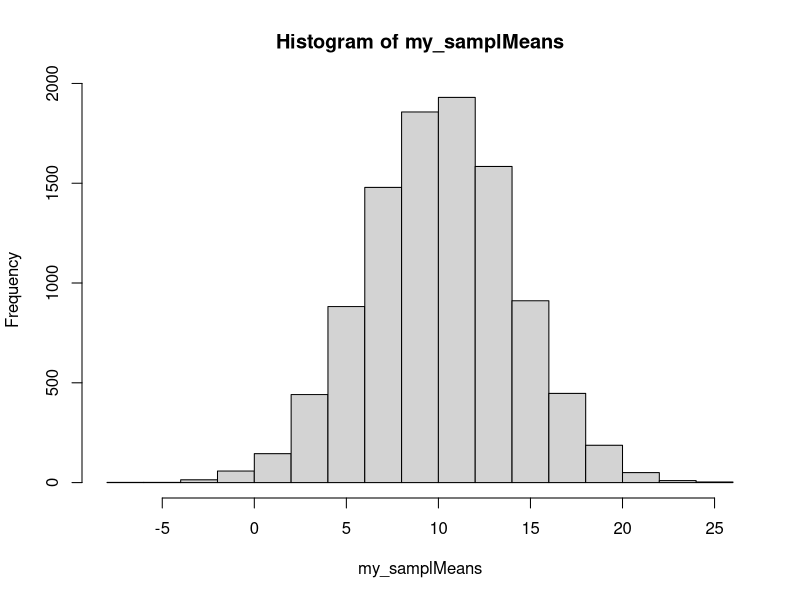
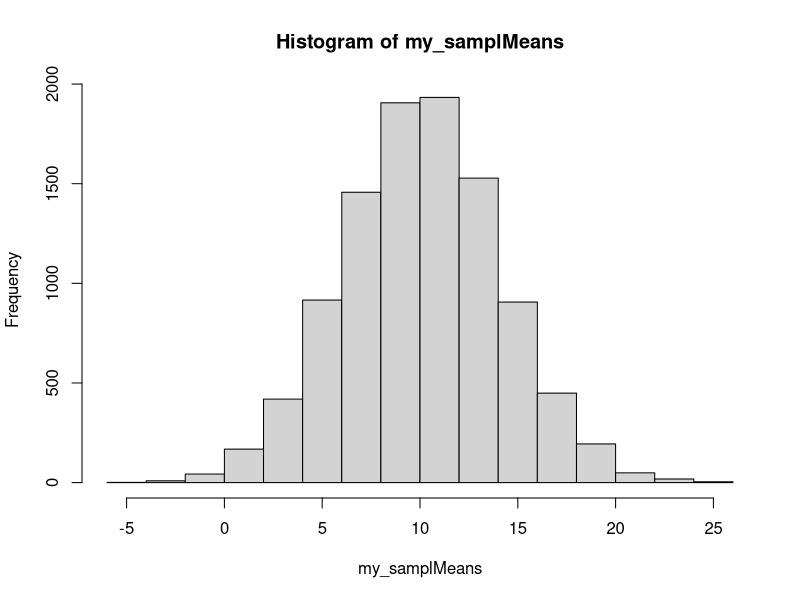

These charts were generated, in order, by the following R code:
## ---- chunk 1
#get proportion greater than 2.5
#verify 
pnorm(q=2.5, mean=0,sd=1,lower.tail=FALSE)

my_sample<-rnorm(1000000,mean=0,sd=1)
selection<-my_sample[my_sample>2.5]
length(selection)/1000000
## ---- chunk 2
stand_scores<-scale(rnorm(n=10000,mean=100,sd=10))
length(stand_scores[stand_scores>3])
## ---- chunk 3
mean(rnorm(25,mean=10,sd=20))

my_samplMeans<-replicate(10000,mean(rnorm(25,10,20)))
hist(my_samplMeans)
pnorm(q=12,
      mean=mean(my_samplMeans),
      sd=sd(my_samplMeans),
      lower.tail=FALSE
      )
## ---- chunk 4
mean(rnorm(25,mean=10,sd=20))

my_samplMeans<-replicate(10000,mean(rnorm(25,10,20)))
hist(my_samplMeans)
pnorm(q=12,
      mean=mean(my_samplMeans),
      sd=sd(my_samplMeans),
      lower.tail=FALSE
      )
#This yields a different value of proportion because "the process of sampling from a distribution involves variability or uncertainty".
